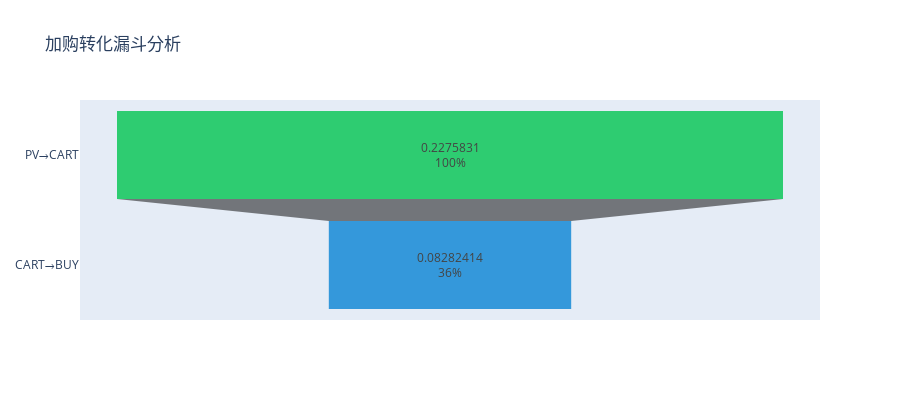
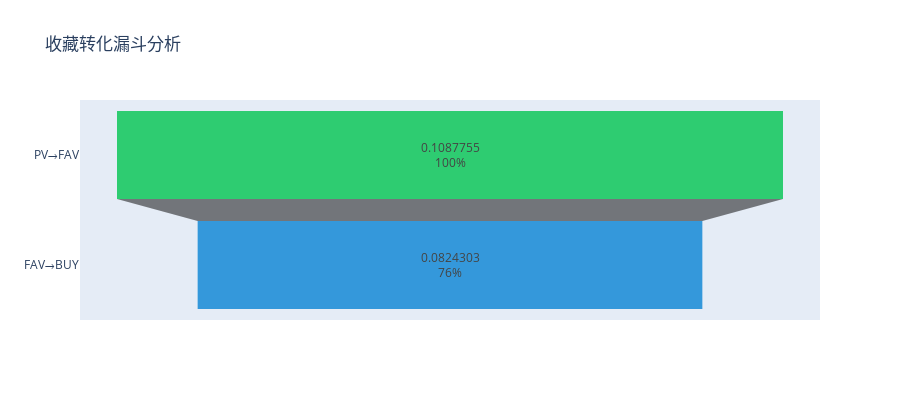

Notebook code for these charts, in order:
### Code cell
# ====================
# 主执行流程
# ====================
if __name__ == "__main__":
    # 数据准备（示例数据）
    analyzer = ConversionAnalyzer(df)
    paths = analyzer.get_conversion_paths()
    
    # 漏斗分析
    funnel = FunnelAnalysis(paths)
    cart_fig, cart_data = funnel.cart_analysis()
    fav_fig, fav_data = funnel.fav_analysis()
    repurchase_rate, new_rate = funnel.repurchase_analysis()
    
    # 生成报告
    report = ReportGenerator.generate_insights(
        cart_data, fav_data, repurchase_rate, new_rate
    )
    
    # 结果展示
    cart_fig.show()
    fav_fig.show()
    print("\n" + "="*50 + "\n核心分析结论：")
    print(report)

### Figure 1 — Plotly figure (JSON) as saved in the notebook; plotly's stock layout.template omitted (floating-point values rounded to 4 significant figures)
{"data": [{"marker": {"color": ["#2ECC71", "#3498DB"]}, "textinfo": "value+percent initial", "type": "funnel", "x": [0.2276, 0.08282], "y": ["PV→CART", "CART→BUY"]}], "layout": {"height": 400, "title": {"text": "加购转化漏斗分析"}}}

### Figure 2 — Plotly figure (JSON) as saved in the notebook; plotly's stock layout.template omitted (floating-point values rounded to 4 significant figures)
{"data": [{"marker": {"color": ["#2ECC71", "#3498DB"]}, "textinfo": "value+percent initial", "type": "funnel", "x": [0.1088, 0.08243], "y": ["PV→FAV", "FAV→BUY"]}], "layout": {"height": 400, "title": {"text": "收藏转化漏斗分析"}}}
